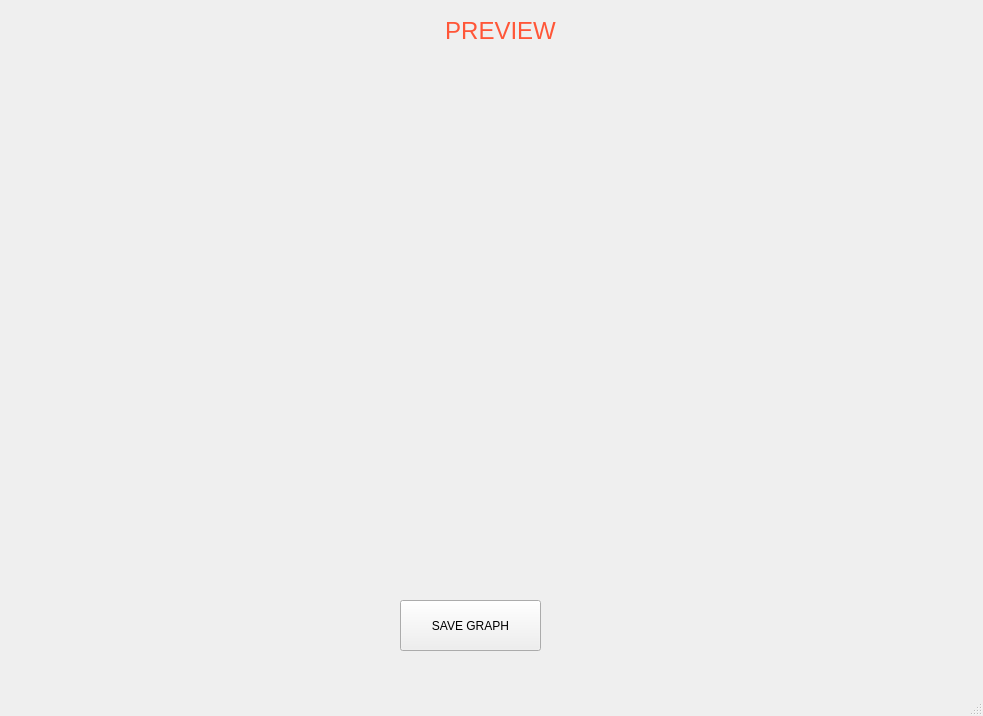
<?xml version="1.0" encoding="UTF-8"?>
<ui version="4.0">
 <class>MainWindow</class>
 <widget class="QMainWindow" name="MainWindow">
  <property name="geometry">
   <rect>
    <x>0</x>
    <y>0</y>
    <width>983</width>
    <height>716</height>
   </rect>
  </property>
  <property name="windowTitle">
   <string>MainWindow</string>
  </property>
  <property name="styleSheet">
   <string notr="true"/>
  </property>
  <widget class="QWidget" name="centralwidget">
   <widget class="QLabel" name="label">
    <property name="geometry">
     <rect>
      <x>10</x>
      <y>0</y>
      <width>981</width>
      <height>61</height>
     </rect>
    </property>
    <property name="font">
     <font>
      <family>MS Shell Dlg 2</family>
      <pointsize>18</pointsize>
      <weight>9</weight>
      <italic>false</italic>
      <bold>false</bold>
     </font>
    </property>
    <property name="styleSheet">
     <string notr="true">font: 75 18pt &quot;MS Shell Dlg 2&quot;;
color: rgb(255, 86, 56);</string>
    </property>
    <property name="text">
     <string>PREVIEW</string>
    </property>
    <property name="alignment">
     <set>Qt::AlignCenter</set>
    </property>
   </widget>
   <widget class="QPushButton" name="saveButton">
    <property name="geometry">
     <rect>
      <x>400</x>
      <y>600</y>
      <width>141</width>
      <height>51</height>
     </rect>
    </property>
    <property name="text">
     <string>SAVE GRAPH</string>
    </property>
   </widget>
   <widget class="GraphWidget" name="graphwidget" native="true">
    <property name="geometry">
     <rect>
      <x>120</x>
      <y>50</y>
      <width>741</width>
      <height>271</height>
     </rect>
    </property>
   </widget>
   <widget class="GraphWidget" name="phaseGraph" native="true">
    <property name="geometry">
     <rect>
      <x>120</x>
      <y>320</y>
      <width>741</width>
      <height>271</height>
     </rect>
    </property>
   </widget>
   <widget class="QLabel" name="errorLabel">
    <property name="geometry">
     <rect>
      <x>10</x>
      <y>660</y>
      <width>941</width>
      <height>20</height>
     </rect>
    </property>
    <property name="text">
     <string/>
    </property>
    <property name="alignment">
     <set>Qt::AlignCenter</set>
    </property>
   </widget>
  </widget>
  <widget class="QStatusBar" name="statusbar"/>
 </widget>
 <customwidgets>
  <customwidget>
   <class>GraphWidget</class>
   <extends>QWidget</extends>
   <header location="global">graphwidget.h</header>
   <container>1</container>
  </customwidget>
 </customwidgets>
 <resources/>
 <connections/>
</ui>
